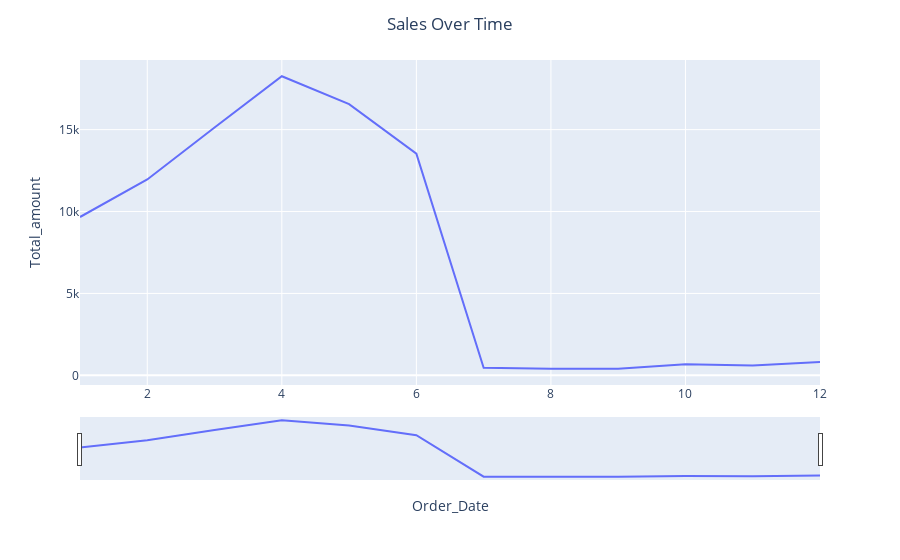

Here is the notebook cell this chart was saved with:
### Code cell
fig = px.line(sale_2019_filtered, x='Order_Date', y= 'Total_amount')
fig.update_xaxes(rangeslider_visible=True)
fig.update_layout(title='Sales Over Time', title_x=0.5)

fig.show()

### Figure 1 — Plotly figure (JSON) as saved in the notebook; plotly's stock layout.template omitted (floating-point values rounded to 4 significant figures)
{"data": [{"hovertemplate": "Order_Date=%{x}<br>Total_amount=%{y}<extra></extra>", "legendgroup": "", "line": {"color": "#636efa", "dash": "solid"}, "marker": {"symbol": "circle"}, "mode": "lines", "name": "", "orientation": "v", "showlegend": false, "type": "scatter", "x": [1, 2, 3, 4, 5, 6, 7, 8, 9, 10, 11, 12], "xaxis": "x", "y": [9665, 11956, 15127, 18256, 16551, 13534, 467, 411, 404, 675, 604, 823], "yaxis": "y"}], "layout": {"legend": {"tracegroupgap": 0}, "margin": {"t": 60}, "title": {"text": "Sales Over Time", "x": 0.5}, "xaxis": {"anchor": "y", "domain": [0, 1], "rangeslider": {"visible": true}, "title": {"text": "Order_Date"}}, "yaxis": {"anchor": "x", "domain": [0, 1], "title": {"text": "Total_amount"}}}}
